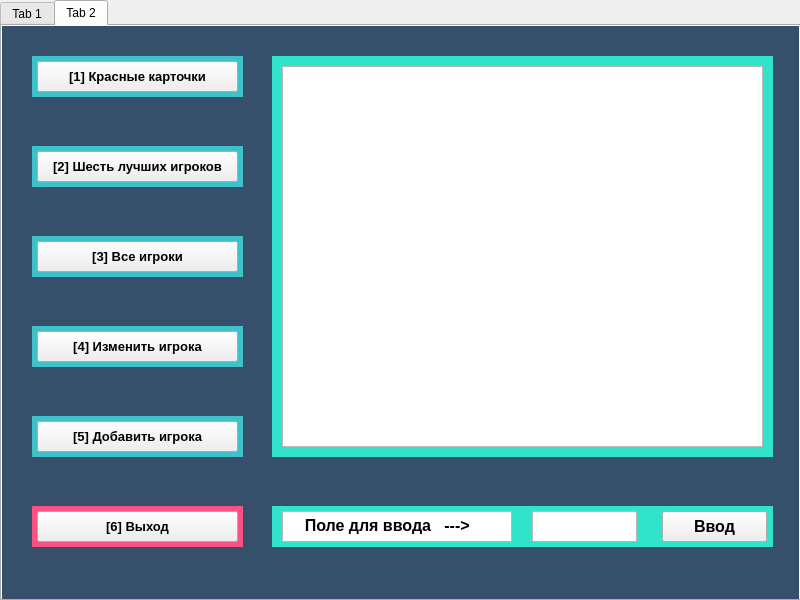
<?xml version="1.0" encoding="UTF-8"?>
<ui version="4.0">
 <class>MainWindow</class>
 <widget class="QMainWindow" name="MainWindow">
  <property name="geometry">
   <rect>
    <x>0</x>
    <y>0</y>
    <width>800</width>
    <height>600</height>
   </rect>
  </property>
  <property name="windowTitle">
   <string>MainWindow</string>
  </property>
  <widget class="QWidget" name="centralwidget">
   <widget class="QTabWidget" name="tabWidget">
    <property name="geometry">
     <rect>
      <x>0</x>
      <y>0</y>
      <width>801</width>
      <height>601</height>
     </rect>
    </property>
    <property name="currentIndex">
     <number>1</number>
    </property>
    <widget class="QWidget" name="tab">
     <attribute name="title">
      <string>Tab 1</string>
     </attribute>
     <widget class="QLabel" name="label_2">
      <property name="geometry">
       <rect>
        <x>-10</x>
        <y>-20</y>
        <width>821</width>
        <height>611</height>
       </rect>
      </property>
      <property name="styleSheet">
       <string notr="true">background-color: rgb(54, 79, 107);</string>
      </property>
      <property name="text">
       <string/>
      </property>
     </widget>
     <widget class="QTextEdit" name="textEdit">
      <property name="geometry">
       <rect>
        <x>450</x>
        <y>120</y>
        <width>241</width>
        <height>31</height>
       </rect>
      </property>
      <property name="font">
       <font>
        <pointsize>12</pointsize>
        <weight>75</weight>
        <bold>true</bold>
       </font>
      </property>
      <property name="html">
       <string>&lt;!DOCTYPE HTML PUBLIC &quot;-//W3C//DTD HTML 4.0//EN&quot; &quot;http://www.w3.org/TR/REC-html40/strict.dtd&quot;&gt;
&lt;html&gt;&lt;head&gt;&lt;meta name=&quot;qrichtext&quot; content=&quot;1&quot; /&gt;&lt;style type=&quot;text/css&quot;&gt;
p, li { white-space: pre-wrap; }
&lt;/style&gt;&lt;/head&gt;&lt;body style=&quot; font-family:'MS Shell Dlg 2'; font-size:12pt; font-weight:600; font-style:normal;&quot;&gt;
&lt;p align=&quot;center&quot; style=&quot;-qt-paragraph-type:empty; margin-top:0px; margin-bottom:0px; margin-left:0px; margin-right:0px; -qt-block-indent:0; text-indent:0px;&quot;&gt;&lt;br /&gt;&lt;/p&gt;&lt;/body&gt;&lt;/html&gt;</string>
      </property>
     </widget>
     <widget class="QLabel" name="label_3">
      <property name="geometry">
       <rect>
        <x>120</x>
        <y>120</y>
        <width>241</width>
        <height>31</height>
       </rect>
      </property>
      <property name="font">
       <font>
        <pointsize>14</pointsize>
        <weight>75</weight>
        <bold>true</bold>
       </font>
      </property>
      <property name="tabletTracking">
       <bool>false</bool>
      </property>
      <property name="focusPolicy">
       <enum>Qt::NoFocus</enum>
      </property>
      <property name="contextMenuPolicy">
       <enum>Qt::DefaultContextMenu</enum>
      </property>
      <property name="acceptDrops">
       <bool>false</bool>
      </property>
      <property name="layoutDirection">
       <enum>Qt::LeftToRight</enum>
      </property>
      <property name="styleSheet">
       <string notr="true">background-color: rgb(245, 245, 245);
color: rgb(54, 79, 107);</string>
      </property>
      <property name="text">
       <string>       Введите логин:</string>
      </property>
      <property name="alignment">
       <set>Qt::AlignLeading|Qt::AlignLeft|Qt::AlignVCenter</set>
      </property>
     </widget>
     <widget class="QLabel" name="label_10">
      <property name="geometry">
       <rect>
        <x>440</x>
        <y>370</y>
        <width>261</width>
        <height>51</height>
       </rect>
      </property>
      <property name="font">
       <font>
        <pointsize>14</pointsize>
        <weight>75</weight>
        <bold>true</bold>
       </font>
      </property>
      <property name="tabletTracking">
       <bool>false</bool>
      </property>
      <property name="focusPolicy">
       <enum>Qt::NoFocus</enum>
      </property>
      <property name="contextMenuPolicy">
       <enum>Qt::DefaultContextMenu</enum>
      </property>
      <property name="acceptDrops">
       <bool>false</bool>
      </property>
      <property name="styleSheet">
       <string notr="true">color: rgb(54, 79, 107);
background-color: rgb(252, 81, 133);</string>
      </property>
      <property name="text">
       <string/>
      </property>
     </widget>
     <widget class="QTextEdit" name="textEdit_2">
      <property name="geometry">
       <rect>
        <x>450</x>
        <y>250</y>
        <width>241</width>
        <height>31</height>
       </rect>
      </property>
      <property name="font">
       <font>
        <pointsize>12</pointsize>
        <weight>75</weight>
        <bold>true</bold>
       </font>
      </property>
      <property name="html">
       <string>&lt;!DOCTYPE HTML PUBLIC &quot;-//W3C//DTD HTML 4.0//EN&quot; &quot;http://www.w3.org/TR/REC-html40/strict.dtd&quot;&gt;
&lt;html&gt;&lt;head&gt;&lt;meta name=&quot;qrichtext&quot; content=&quot;1&quot; /&gt;&lt;style type=&quot;text/css&quot;&gt;
p, li { white-space: pre-wrap; }
&lt;/style&gt;&lt;/head&gt;&lt;body style=&quot; font-family:'MS Shell Dlg 2'; font-size:12pt; font-weight:600; font-style:normal;&quot;&gt;
&lt;p align=&quot;center&quot; style=&quot;-qt-paragraph-type:empty; margin-top:0px; margin-bottom:0px; margin-left:0px; margin-right:0px; -qt-block-indent:0; text-indent:0px;&quot;&gt;&lt;br /&gt;&lt;/p&gt;&lt;/body&gt;&lt;/html&gt;</string>
      </property>
     </widget>
     <widget class="QTextEdit" name="textEdit_3">
      <property name="geometry">
       <rect>
        <x>450</x>
        <y>380</y>
        <width>241</width>
        <height>31</height>
       </rect>
      </property>
      <property name="font">
       <font>
        <pointsize>12</pointsize>
        <weight>75</weight>
        <bold>true</bold>
       </font>
      </property>
      <property name="readOnly">
       <bool>true</bool>
      </property>
      <property name="html">
       <string>&lt;!DOCTYPE HTML PUBLIC &quot;-//W3C//DTD HTML 4.0//EN&quot; &quot;http://www.w3.org/TR/REC-html40/strict.dtd&quot;&gt;
&lt;html&gt;&lt;head&gt;&lt;meta name=&quot;qrichtext&quot; content=&quot;1&quot; /&gt;&lt;style type=&quot;text/css&quot;&gt;
p, li { white-space: pre-wrap; }
&lt;/style&gt;&lt;/head&gt;&lt;body style=&quot; font-family:'MS Shell Dlg 2'; font-size:12pt; font-weight:600; font-style:normal;&quot;&gt;
&lt;p align=&quot;center&quot; style=&quot;-qt-paragraph-type:empty; margin-top:0px; margin-bottom:0px; margin-left:0px; margin-right:0px; -qt-block-indent:0; text-indent:0px;&quot;&gt;&lt;br /&gt;&lt;/p&gt;&lt;/body&gt;&lt;/html&gt;</string>
      </property>
     </widget>
     <widget class="QLabel" name="label_5">
      <property name="geometry">
       <rect>
        <x>120</x>
        <y>250</y>
        <width>241</width>
        <height>31</height>
       </rect>
      </property>
      <property name="font">
       <font>
        <pointsize>14</pointsize>
        <weight>75</weight>
        <bold>true</bold>
       </font>
      </property>
      <property name="tabletTracking">
       <bool>false</bool>
      </property>
      <property name="focusPolicy">
       <enum>Qt::NoFocus</enum>
      </property>
      <property name="contextMenuPolicy">
       <enum>Qt::DefaultContextMenu</enum>
      </property>
      <property name="acceptDrops">
       <bool>false</bool>
      </property>
      <property name="styleSheet">
       <string notr="true">background-color: rgb(245, 245, 245);
color: rgb(54, 79, 107);</string>
      </property>
      <property name="text">
       <string>       Введите пароль:</string>
      </property>
     </widget>
     <widget class="QLabel" name="label_9">
      <property name="geometry">
       <rect>
        <x>440</x>
        <y>240</y>
        <width>261</width>
        <height>51</height>
       </rect>
      </property>
      <property name="font">
       <font>
        <pointsize>14</pointsize>
        <weight>75</weight>
        <bold>true</bold>
       </font>
      </property>
      <property name="tabletTracking">
       <bool>false</bool>
      </property>
      <property name="focusPolicy">
       <enum>Qt::NoFocus</enum>
      </property>
      <property name="contextMenuPolicy">
       <enum>Qt::DefaultContextMenu</enum>
      </property>
      <property name="acceptDrops">
       <bool>false</bool>
      </property>
      <property name="styleSheet">
       <string notr="true">color: rgb(54, 79, 107);
background-color: rgb(48, 227, 202);</string>
      </property>
      <property name="text">
       <string/>
      </property>
     </widget>
     <widget class="QLabel" name="label_6">
      <property name="geometry">
       <rect>
        <x>110</x>
        <y>110</y>
        <width>261</width>
        <height>51</height>
       </rect>
      </property>
      <property name="sizePolicy">
       <sizepolicy hsizetype="Preferred" vsizetype="Preferred">
        <horstretch>0</horstretch>
        <verstretch>0</verstretch>
       </sizepolicy>
      </property>
      <property name="font">
       <font>
        <pointsize>14</pointsize>
        <weight>75</weight>
        <bold>true</bold>
       </font>
      </property>
      <property name="tabletTracking">
       <bool>false</bool>
      </property>
      <property name="focusPolicy">
       <enum>Qt::NoFocus</enum>
      </property>
      <property name="contextMenuPolicy">
       <enum>Qt::DefaultContextMenu</enum>
      </property>
      <property name="acceptDrops">
       <bool>false</bool>
      </property>
      <property name="styleSheet">
       <string notr="true">color: rgb(54, 79, 107);
background-color: rgb(63, 193, 201);</string>
      </property>
      <property name="text">
       <string/>
      </property>
      <property name="alignment">
       <set>Qt::AlignJustify|Qt::AlignTop</set>
      </property>
      <property name="wordWrap">
       <bool>true</bool>
      </property>
      <property name="margin">
       <number>0</number>
      </property>
      <property name="openExternalLinks">
       <bool>false</bool>
      </property>
     </widget>
     <widget class="QLabel" name="label_7">
      <property name="geometry">
       <rect>
        <x>110</x>
        <y>240</y>
        <width>261</width>
        <height>51</height>
       </rect>
      </property>
      <property name="font">
       <font>
        <pointsize>14</pointsize>
        <weight>75</weight>
        <bold>true</bold>
       </font>
      </property>
      <property name="tabletTracking">
       <bool>false</bool>
      </property>
      <property name="focusPolicy">
       <enum>Qt::NoFocus</enum>
      </property>
      <property name="contextMenuPolicy">
       <enum>Qt::DefaultContextMenu</enum>
      </property>
      <property name="acceptDrops">
       <bool>false</bool>
      </property>
      <property name="styleSheet">
       <string notr="true">color: rgb(54, 79, 107);
background-color: rgb(63, 193, 201);</string>
      </property>
      <property name="text">
       <string/>
      </property>
     </widget>
     <widget class="QLabel" name="label_8">
      <property name="geometry">
       <rect>
        <x>440</x>
        <y>110</y>
        <width>261</width>
        <height>51</height>
       </rect>
      </property>
      <property name="font">
       <font>
        <pointsize>14</pointsize>
        <weight>75</weight>
        <bold>true</bold>
       </font>
      </property>
      <property name="tabletTracking">
       <bool>false</bool>
      </property>
      <property name="focusPolicy">
       <enum>Qt::NoFocus</enum>
      </property>
      <property name="contextMenuPolicy">
       <enum>Qt::DefaultContextMenu</enum>
      </property>
      <property name="acceptDrops">
       <bool>false</bool>
      </property>
      <property name="styleSheet">
       <string notr="true">color: rgb(54, 79, 107);
background-color: rgb(48, 227, 202);</string>
      </property>
      <property name="text">
       <string/>
      </property>
     </widget>
     <widget class="QLabel" name="label_19">
      <property name="geometry">
       <rect>
        <x>110</x>
        <y>370</y>
        <width>261</width>
        <height>51</height>
       </rect>
      </property>
      <property name="font">
       <font>
        <pointsize>14</pointsize>
        <weight>75</weight>
        <bold>true</bold>
       </font>
      </property>
      <property name="tabletTracking">
       <bool>false</bool>
      </property>
      <property name="focusPolicy">
       <enum>Qt::NoFocus</enum>
      </property>
      <property name="contextMenuPolicy">
       <enum>Qt::DefaultContextMenu</enum>
      </property>
      <property name="acceptDrops">
       <bool>false</bool>
      </property>
      <property name="styleSheet">
       <string notr="true">color: rgb(54, 79, 107);
background-color: rgb(63, 193, 201);</string>
      </property>
      <property name="text">
       <string/>
      </property>
     </widget>
     <widget class="QPushButton" name="pushButton_8">
      <property name="geometry">
       <rect>
        <x>120</x>
        <y>380</y>
        <width>241</width>
        <height>31</height>
       </rect>
      </property>
      <property name="font">
       <font>
        <pointsize>12</pointsize>
        <weight>75</weight>
        <bold>true</bold>
       </font>
      </property>
      <property name="text">
       <string>Ввод</string>
      </property>
     </widget>
     <zorder>label_2</zorder>
     <zorder>label_10</zorder>
     <zorder>textEdit_3</zorder>
     <zorder>label_9</zorder>
     <zorder>label_6</zorder>
     <zorder>label_7</zorder>
     <zorder>label_8</zorder>
     <zorder>label_3</zorder>
     <zorder>label_5</zorder>
     <zorder>textEdit</zorder>
     <zorder>textEdit_2</zorder>
     <zorder>label_19</zorder>
     <zorder>pushButton_8</zorder>
    </widget>
    <widget class="QWidget" name="tab_2">
     <attribute name="title">
      <string>Tab 2</string>
     </attribute>
     <widget class="QLabel" name="label_4">
      <property name="geometry">
       <rect>
        <x>-10</x>
        <y>-30</y>
        <width>821</width>
        <height>611</height>
       </rect>
      </property>
      <property name="styleSheet">
       <string notr="true">background-color: rgb(54, 79, 107);</string>
      </property>
      <property name="text">
       <string/>
      </property>
     </widget>
     <widget class="QLabel" name="label_12">
      <property name="geometry">
       <rect>
        <x>30</x>
        <y>30</y>
        <width>211</width>
        <height>41</height>
       </rect>
      </property>
      <property name="sizePolicy">
       <sizepolicy hsizetype="Preferred" vsizetype="Preferred">
        <horstretch>0</horstretch>
        <verstretch>0</verstretch>
       </sizepolicy>
      </property>
      <property name="font">
       <font>
        <pointsize>14</pointsize>
        <weight>75</weight>
        <bold>true</bold>
       </font>
      </property>
      <property name="tabletTracking">
       <bool>false</bool>
      </property>
      <property name="focusPolicy">
       <enum>Qt::NoFocus</enum>
      </property>
      <property name="contextMenuPolicy">
       <enum>Qt::DefaultContextMenu</enum>
      </property>
      <property name="acceptDrops">
       <bool>false</bool>
      </property>
      <property name="styleSheet">
       <string notr="true">color: rgb(54, 79, 107);
background-color: rgb(63, 193, 201);</string>
      </property>
      <property name="text">
       <string/>
      </property>
      <property name="alignment">
       <set>Qt::AlignJustify|Qt::AlignTop</set>
      </property>
      <property name="wordWrap">
       <bool>true</bool>
      </property>
      <property name="margin">
       <number>0</number>
      </property>
      <property name="openExternalLinks">
       <bool>false</bool>
      </property>
     </widget>
     <widget class="QLabel" name="label_13">
      <property name="geometry">
       <rect>
        <x>30</x>
        <y>120</y>
        <width>211</width>
        <height>41</height>
       </rect>
      </property>
      <property name="sizePolicy">
       <sizepolicy hsizetype="Preferred" vsizetype="Preferred">
        <horstretch>0</horstretch>
        <verstretch>0</verstretch>
       </sizepolicy>
      </property>
      <property name="font">
       <font>
        <pointsize>14</pointsize>
        <weight>75</weight>
        <bold>true</bold>
       </font>
      </property>
      <property name="tabletTracking">
       <bool>false</bool>
      </property>
      <property name="focusPolicy">
       <enum>Qt::NoFocus</enum>
      </property>
      <property name="contextMenuPolicy">
       <enum>Qt::DefaultContextMenu</enum>
      </property>
      <property name="acceptDrops">
       <bool>false</bool>
      </property>
      <property name="styleSheet">
       <string notr="true">color: rgb(54, 79, 107);
background-color: rgb(63, 193, 201);</string>
      </property>
      <property name="text">
       <string/>
      </property>
      <property name="alignment">
       <set>Qt::AlignJustify|Qt::AlignTop</set>
      </property>
      <property name="wordWrap">
       <bool>true</bool>
      </property>
      <property name="margin">
       <number>0</number>
      </property>
      <property name="openExternalLinks">
       <bool>false</bool>
      </property>
     </widget>
     <widget class="QLabel" name="label_14">
      <property name="geometry">
       <rect>
        <x>30</x>
        <y>210</y>
        <width>211</width>
        <height>41</height>
       </rect>
      </property>
      <property name="sizePolicy">
       <sizepolicy hsizetype="Preferred" vsizetype="Preferred">
        <horstretch>0</horstretch>
        <verstretch>0</verstretch>
       </sizepolicy>
      </property>
      <property name="font">
       <font>
        <pointsize>14</pointsize>
        <weight>75</weight>
        <bold>true</bold>
       </font>
      </property>
      <property name="tabletTracking">
       <bool>false</bool>
      </property>
      <property name="focusPolicy">
       <enum>Qt::NoFocus</enum>
      </property>
      <property name="contextMenuPolicy">
       <enum>Qt::DefaultContextMenu</enum>
      </property>
      <property name="acceptDrops">
       <bool>false</bool>
      </property>
      <property name="styleSheet">
       <string notr="true">color: rgb(54, 79, 107);
background-color: rgb(63, 193, 201);</string>
      </property>
      <property name="text">
       <string/>
      </property>
      <property name="alignment">
       <set>Qt::AlignJustify|Qt::AlignTop</set>
      </property>
      <property name="wordWrap">
       <bool>true</bool>
      </property>
      <property name="margin">
       <number>0</number>
      </property>
      <property name="openExternalLinks">
       <bool>false</bool>
      </property>
     </widget>
     <widget class="QLabel" name="label_15">
      <property name="geometry">
       <rect>
        <x>30</x>
        <y>300</y>
        <width>211</width>
        <height>41</height>
       </rect>
      </property>
      <property name="sizePolicy">
       <sizepolicy hsizetype="Preferred" vsizetype="Preferred">
        <horstretch>0</horstretch>
        <verstretch>0</verstretch>
       </sizepolicy>
      </property>
      <property name="font">
       <font>
        <pointsize>14</pointsize>
        <weight>75</weight>
        <bold>true</bold>
       </font>
      </property>
      <property name="tabletTracking">
       <bool>false</bool>
      </property>
      <property name="focusPolicy">
       <enum>Qt::NoFocus</enum>
      </property>
      <property name="contextMenuPolicy">
       <enum>Qt::DefaultContextMenu</enum>
      </property>
      <property name="acceptDrops">
       <bool>false</bool>
      </property>
      <property name="styleSheet">
       <string notr="true">color: rgb(54, 79, 107);
background-color: rgb(63, 193, 201);</string>
      </property>
      <property name="text">
       <string/>
      </property>
      <property name="alignment">
       <set>Qt::AlignJustify|Qt::AlignTop</set>
      </property>
      <property name="wordWrap">
       <bool>true</bool>
      </property>
      <property name="margin">
       <number>0</number>
      </property>
      <property name="openExternalLinks">
       <bool>false</bool>
      </property>
     </widget>
     <widget class="QLabel" name="label_16">
      <property name="geometry">
       <rect>
        <x>30</x>
        <y>390</y>
        <width>211</width>
        <height>41</height>
       </rect>
      </property>
      <property name="sizePolicy">
       <sizepolicy hsizetype="Preferred" vsizetype="Preferred">
        <horstretch>0</horstretch>
        <verstretch>0</verstretch>
       </sizepolicy>
      </property>
      <property name="font">
       <font>
        <pointsize>14</pointsize>
        <weight>75</weight>
        <bold>true</bold>
       </font>
      </property>
      <property name="tabletTracking">
       <bool>false</bool>
      </property>
      <property name="focusPolicy">
       <enum>Qt::NoFocus</enum>
      </property>
      <property name="contextMenuPolicy">
       <enum>Qt::DefaultContextMenu</enum>
      </property>
      <property name="acceptDrops">
       <bool>false</bool>
      </property>
      <property name="styleSheet">
       <string notr="true">color: rgb(54, 79, 107);
background-color: rgb(63, 193, 201);</string>
      </property>
      <property name="text">
       <string/>
      </property>
      <property name="alignment">
       <set>Qt::AlignJustify|Qt::AlignTop</set>
      </property>
      <property name="wordWrap">
       <bool>true</bool>
      </property>
      <property name="margin">
       <number>0</number>
      </property>
      <property name="openExternalLinks">
       <bool>false</bool>
      </property>
     </widget>
     <widget class="QLabel" name="label_17">
      <property name="geometry">
       <rect>
        <x>30</x>
        <y>480</y>
        <width>211</width>
        <height>41</height>
       </rect>
      </property>
      <property name="sizePolicy">
       <sizepolicy hsizetype="Preferred" vsizetype="Preferred">
        <horstretch>0</horstretch>
        <verstretch>0</verstretch>
       </sizepolicy>
      </property>
      <property name="font">
       <font>
        <pointsize>14</pointsize>
        <weight>75</weight>
        <bold>true</bold>
       </font>
      </property>
      <property name="tabletTracking">
       <bool>false</bool>
      </property>
      <property name="focusPolicy">
       <enum>Qt::NoFocus</enum>
      </property>
      <property name="contextMenuPolicy">
       <enum>Qt::DefaultContextMenu</enum>
      </property>
      <property name="acceptDrops">
       <bool>false</bool>
      </property>
      <property name="styleSheet">
       <string notr="true">color: rgb(54, 79, 107);
background-color: rgb(252, 81, 133);</string>
      </property>
      <property name="text">
       <string/>
      </property>
      <property name="alignment">
       <set>Qt::AlignJustify|Qt::AlignTop</set>
      </property>
      <property name="wordWrap">
       <bool>true</bool>
      </property>
      <property name="margin">
       <number>0</number>
      </property>
      <property name="openExternalLinks">
       <bool>false</bool>
      </property>
     </widget>
     <widget class="QPushButton" name="pushButton">
      <property name="geometry">
       <rect>
        <x>35</x>
        <y>35</y>
        <width>201</width>
        <height>31</height>
       </rect>
      </property>
      <property name="font">
       <font>
        <pointsize>10</pointsize>
        <weight>75</weight>
        <bold>true</bold>
       </font>
      </property>
      <property name="text">
       <string>[1] Красныe карточки</string>
      </property>
     </widget>
     <widget class="QPushButton" name="pushButton_2">
      <property name="geometry">
       <rect>
        <x>35</x>
        <y>125</y>
        <width>201</width>
        <height>31</height>
       </rect>
      </property>
      <property name="font">
       <font>
        <pointsize>10</pointsize>
        <weight>75</weight>
        <bold>true</bold>
       </font>
      </property>
      <property name="text">
       <string>[2] Шесть лучших игроков</string>
      </property>
     </widget>
     <widget class="QPushButton" name="pushButton_3">
      <property name="geometry">
       <rect>
        <x>35</x>
        <y>215</y>
        <width>201</width>
        <height>31</height>
       </rect>
      </property>
      <property name="font">
       <font>
        <pointsize>10</pointsize>
        <weight>75</weight>
        <bold>true</bold>
       </font>
      </property>
      <property name="text">
       <string>[3] Все игроки</string>
      </property>
     </widget>
     <widget class="QPushButton" name="pushButton_4">
      <property name="geometry">
       <rect>
        <x>35</x>
        <y>305</y>
        <width>201</width>
        <height>31</height>
       </rect>
      </property>
      <property name="font">
       <font>
        <pointsize>10</pointsize>
        <weight>75</weight>
        <bold>true</bold>
       </font>
      </property>
      <property name="text">
       <string>[4] Изменить игрока</string>
      </property>
     </widget>
     <widget class="QPushButton" name="pushButton_5">
      <property name="geometry">
       <rect>
        <x>35</x>
        <y>395</y>
        <width>201</width>
        <height>31</height>
       </rect>
      </property>
      <property name="font">
       <font>
        <pointsize>10</pointsize>
        <weight>75</weight>
        <bold>true</bold>
       </font>
      </property>
      <property name="text">
       <string>[5] Добавить игрока</string>
      </property>
     </widget>
     <widget class="QPushButton" name="pushButton_6">
      <property name="geometry">
       <rect>
        <x>35</x>
        <y>485</y>
        <width>201</width>
        <height>31</height>
       </rect>
      </property>
      <property name="font">
       <font>
        <pointsize>10</pointsize>
        <weight>75</weight>
        <bold>true</bold>
       </font>
      </property>
      <property name="text">
       <string>[6] Выход</string>
      </property>
     </widget>
     <widget class="QLabel" name="label_11">
      <property name="geometry">
       <rect>
        <x>270</x>
        <y>30</y>
        <width>501</width>
        <height>401</height>
       </rect>
      </property>
      <property name="font">
       <font>
        <pointsize>14</pointsize>
        <weight>75</weight>
        <bold>true</bold>
       </font>
      </property>
      <property name="tabletTracking">
       <bool>false</bool>
      </property>
      <property name="focusPolicy">
       <enum>Qt::NoFocus</enum>
      </property>
      <property name="contextMenuPolicy">
       <enum>Qt::DefaultContextMenu</enum>
      </property>
      <property name="acceptDrops">
       <bool>false</bool>
      </property>
      <property name="styleSheet">
       <string notr="true">color: rgb(54, 79, 107);
background-color: rgb(48, 227, 202);</string>
      </property>
      <property name="text">
       <string/>
      </property>
     </widget>
     <widget class="QPlainTextEdit" name="plainTextEdit">
      <property name="geometry">
       <rect>
        <x>280</x>
        <y>40</y>
        <width>481</width>
        <height>381</height>
       </rect>
      </property>
      <property name="font">
       <font>
        <weight>75</weight>
        <bold>true</bold>
       </font>
      </property>
      <property name="undoRedoEnabled">
       <bool>false</bool>
      </property>
      <property name="readOnly">
       <bool>true</bool>
      </property>
      <property name="plainText">
       <string/>
      </property>
     </widget>
     <widget class="QLabel" name="label_18">
      <property name="geometry">
       <rect>
        <x>270</x>
        <y>480</y>
        <width>501</width>
        <height>41</height>
       </rect>
      </property>
      <property name="font">
       <font>
        <pointsize>14</pointsize>
        <weight>75</weight>
        <bold>true</bold>
       </font>
      </property>
      <property name="tabletTracking">
       <bool>false</bool>
      </property>
      <property name="focusPolicy">
       <enum>Qt::NoFocus</enum>
      </property>
      <property name="contextMenuPolicy">
       <enum>Qt::DefaultContextMenu</enum>
      </property>
      <property name="acceptDrops">
       <bool>false</bool>
      </property>
      <property name="styleSheet">
       <string notr="true">color: rgb(54, 79, 107);
background-color: rgb(48, 227, 202);</string>
      </property>
      <property name="text">
       <string/>
      </property>
     </widget>
     <widget class="QPlainTextEdit" name="plainTextEdit_2">
      <property name="geometry">
       <rect>
        <x>280</x>
        <y>485</y>
        <width>230</width>
        <height>31</height>
       </rect>
      </property>
      <property name="font">
       <font>
        <pointsize>12</pointsize>
        <weight>75</weight>
        <bold>true</bold>
       </font>
      </property>
      <property name="undoRedoEnabled">
       <bool>false</bool>
      </property>
      <property name="readOnly">
       <bool>true</bool>
      </property>
      <property name="plainText">
       <string>    Поле для ввода   ---&gt;</string>
      </property>
     </widget>
     <widget class="QPlainTextEdit" name="plainTextEdit_3">
      <property name="geometry">
       <rect>
        <x>530</x>
        <y>485</y>
        <width>105</width>
        <height>31</height>
       </rect>
      </property>
      <property name="font">
       <font>
        <pointsize>12</pointsize>
        <weight>75</weight>
        <bold>true</bold>
       </font>
      </property>
      <property name="undoRedoEnabled">
       <bool>false</bool>
      </property>
      <property name="readOnly">
       <bool>false</bool>
      </property>
      <property name="plainText">
       <string/>
      </property>
     </widget>
     <widget class="QPushButton" name="pushButton_7">
      <property name="geometry">
       <rect>
        <x>660</x>
        <y>485</y>
        <width>105</width>
        <height>31</height>
       </rect>
      </property>
      <property name="font">
       <font>
        <pointsize>12</pointsize>
        <weight>75</weight>
        <bold>true</bold>
       </font>
      </property>
      <property name="text">
       <string>Ввод</string>
      </property>
     </widget>
    </widget>
   </widget>
  </widget>
 </widget>
 <resources/>
 <connections/>
</ui>
